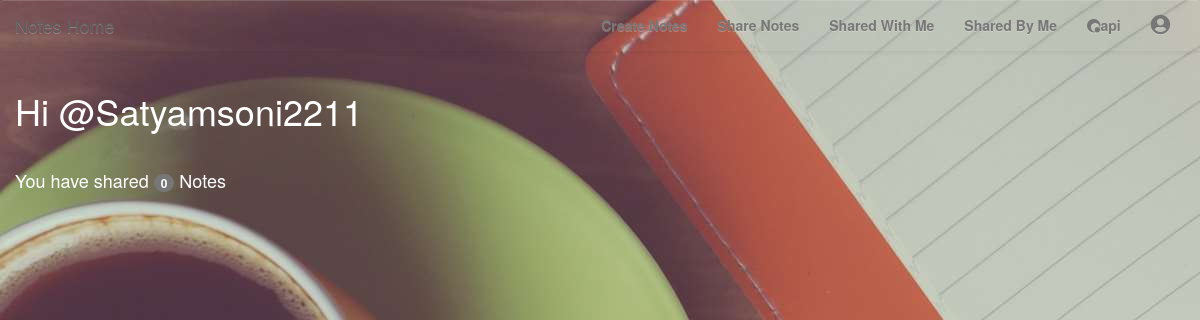
The page /notes/shared_by_me/ (signed in) on the database as committed earlier.
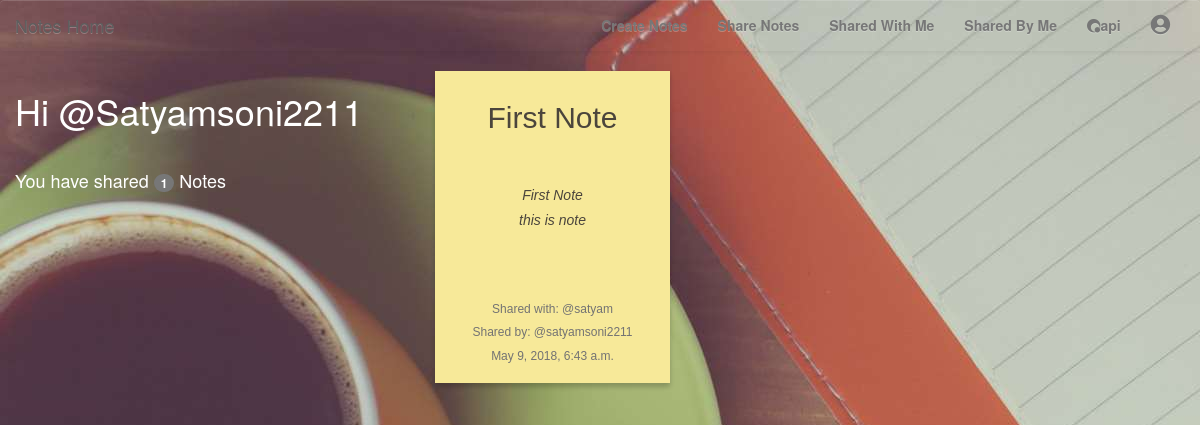
The same page on the database as committed later.
### notes/models.py (models this page shows, shortened)
class SharedNotes(models.Model):
    note = models.ForeignKey(Notes,related_name='shared_note')
    user = models.ForeignKey(User,related_name='shared_user')
    shared_by = models.CharField(max_length=30,null=True)
    shared_on = models.DateTimeField(auto_now=True)
    can_edit = models.BooleanField(default=False)
    class Meta:
        unique_together = ('note','user')

class Notes(models.Model):
    title = models.CharField(max_length=30)
    created = models.DateTimeField(auto_now=True)
    text = models.CharField(max_length=2000)
    user = models.ForeignKey(User,related_name='notes')
    class Meta:
        ordering = ['-created']

### notes/views.py (the view)
class SharedByMe(LoginRequiredMixin,generic.ListView):
    model = SharedNotes
    template_name = 'notes/sharedbyme_list.html'
    def get_queryset(self):
        User = get_user_model()
        try:
            self.shared_notes = SharedNotes.objects.filter(shared_by__iexact=self.request.user.username)
        except User.DoesNotExist:
            raise Http404
        else:
            return self.shared_notes
    def get_context_data(self, **kwargs):
        context = super().get_context_data(**kwargs)
        context['shared_notes'] = self.shared_notes
        return context

### notes/templates/notes/sharedbyme_list.html (shortened to what this page needs)
{% extends "base.html" %}
{% block content %}
	<div class="row">
		<div class="col-md-4">
			<h1 id='wh'>Hi @{{user.username|title}}</h1>
			<br>
			<h4 id='wh'>You have shared <span class="badge">{{shared_notes.all.count}}</span> Notes</h4>
		</div>
		<div class="col-md-8">
			{% for sharednote in object_list %}
				{% if sharednote.user.username != user.username  %}
					<div class="note-wrap note-white">
						<h2>{{sharednote.note.title}}</h2>
						<br>
						<h5>{{sharednote.note.text|safe}}</h5>
						<br>
						<h5 class="help-block" id='usertag'>Shared with: @{{sharednote.user.username}}</h5>
						<h5 class="help-block" id='usertag'>Shared by: @{{sharednote.shared_by}}</h5>
						<h5 class="help-block" id='usertag'>{{sharednote.shared_on}}</h5>
					</div>
				{% endif %}
			{% endfor %}
		</div>
	</div>
{% endblock %}

Rows that differ between the two databases and show on the page:
added SharedNotes: note "First Note", note.text "First Note this is note", user.username "satyam", shared_by "satyamsoni2211", shared_on "May 9, 2018, 6:43 a.m."
Other text that changed with them:
{{ shared_notes.all.count }}: "0" → "1"
